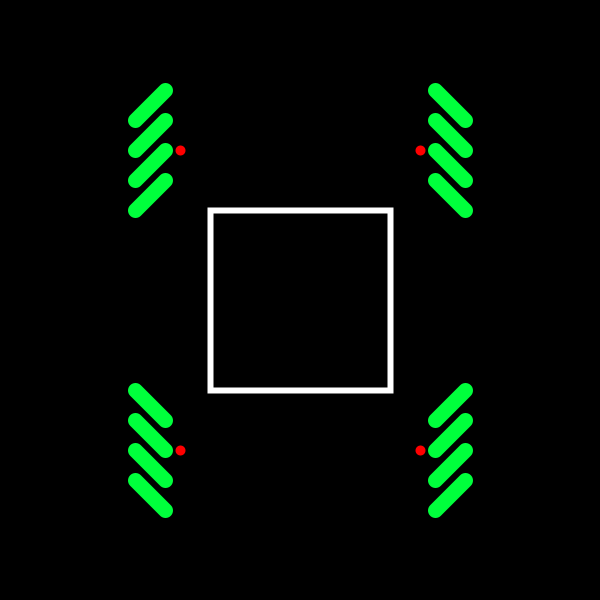
Frame 1 (no input)
Frame 60 (the mouse pressed at the canvas centre just before this capture): identical to frame 1, image omitted
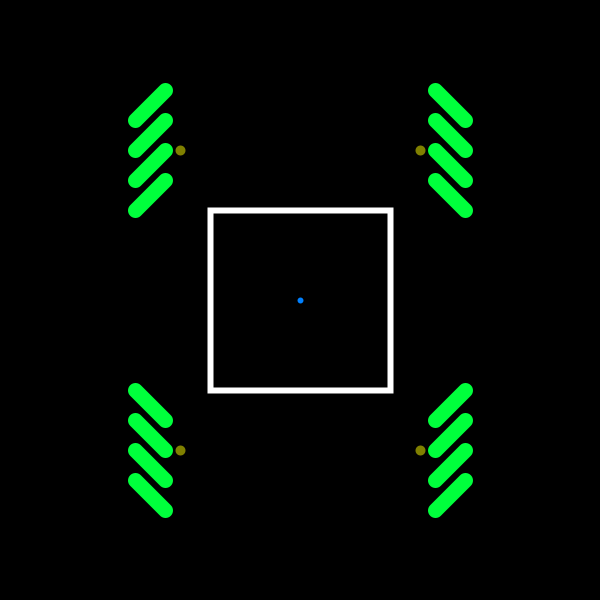
Frame 120 (the mouse held since frame 60 and released just before this capture)

The Processing sketch that drew these frames (run headless with seeded random() and noise(); from frame 60 on, the mouse is pressed at the canvas centre):

// Processing sketch: processing_144434
// ── processing_144434.pde

//xy position of all of the wheels
int xpos_LF = 150;
int xpos_RF = 450;
int xpos_LR = 150;
int xpos_RR = 450;

int ypos_LF = 150;
int ypos_RF = 150;
int ypos_LR = 450;
int ypos_RR = 450;

int xin = 0;
int yin = 0;

float magnitude = 0;

void setup() {
  size(600, 600);
  smooth();
}

void draw() {
  background(0);
  rectMode(CENTER);
  strokeWeight(6);
  stroke(255);
  noFill();
  rect(width/2, height/2, 180, 180);

  //mouse vector and magnitude
  magnitude();
  //Draw the wheels
  wheels(xpos_LF, ypos_LF, 0);
  wheels(xpos_RF, ypos_RF, 1);
  wheels(xpos_LR, ypos_LR, 1);
  wheels(xpos_RR, ypos_RR, 0);

  wheelMag();
}



void magnitude() {
  //set mouse positions
  if (mouseX > width/2-90 && mouseX < width/2 + 90) {
    if (mouseY > height/2-90 && mouseY < height/2 + 90) {
      stroke(0, 128, 255);
      line(width/2, height/2, mouseX, mouseY);
      float sqMag = sqrt(sq(mouseX-width/2) + sq(mouseY - height/2));
      magnitude = map(sqMag,-sqrt(sq(mouseX-width/2) + sq(mouseY - height/2)),sqrt(sq(mouseX-width/2)) + sq(mouseY - height/2),-45,45);
      xin = mouseX-width/2;
      yin = mouseY - height/2;
    }
    else {
      magnitude = 0;
    }
  }
  else {
    magnitude = 0;
  }
}



//draw the wheels
void wheels(int xpos, int ypos, int invert) {
  strokeWeight(15);
  stroke(0, 255, 60);

  if (invert == 0) {
    line(xpos - 15, ypos + 60, xpos + 15, ypos + 30);
    line(xpos - 15, ypos + 30, xpos + 15, ypos + 0);  
    line(xpos - 15, ypos + 0, xpos + 15, ypos + -30);     
    line(xpos - 15, ypos + -30, xpos + 15, ypos + -60);
  }

  else {

    line(xpos + 15, ypos + 60, xpos - 15, ypos + 30);
    line(xpos + 15, ypos + 30, xpos - 15, ypos + 0);  
    line(xpos + 15, ypos + 0, xpos - 15, ypos + -30);     
    line(xpos + 15, ypos + -30, xpos - 15, ypos + -60);
  }
  /*    
   else {
   
   }
   */
}


void wheelMag() {
  if (mousePressed == false) {
    strokeWeight(10);
    stroke(255, 0, 0);
    line(xpos_LF + 30, ypos_LF - xin + yin, xpos_LF + 30, ypos_LF);
    line(xpos_RF - 30, ypos_RF + xin + yin, xpos_RF - 30, ypos_RF);
    line(xpos_LR + 30, ypos_LR + xin + yin, xpos_LR + 30, ypos_LR);
    line(xpos_RR - 30, ypos_RR - xin + yin, xpos_RR - 30, ypos_RR);
  }
  else {
    strokeWeight(10);
    stroke(128,128, 0);
    line(xpos_LF + 30, ypos_LF - xin + yin, xpos_LF + 30, ypos_LF);
    line(xpos_RF - 30, ypos_RF + xin + yin, xpos_RF - 30, ypos_RF);
    line(xpos_LR + 30, ypos_LR - xin + yin, xpos_LR + 30, ypos_LR);
    line(xpos_RR - 30, ypos_RR + xin + yin, xpos_RR - 30, ypos_RR);
  }

}
  /*
//Draw the Vectors
   void vectors(int xpos, int ypos){
   strokeWeight(8);
   stroke(255,255,0);
   line(
   
   
   
   */
